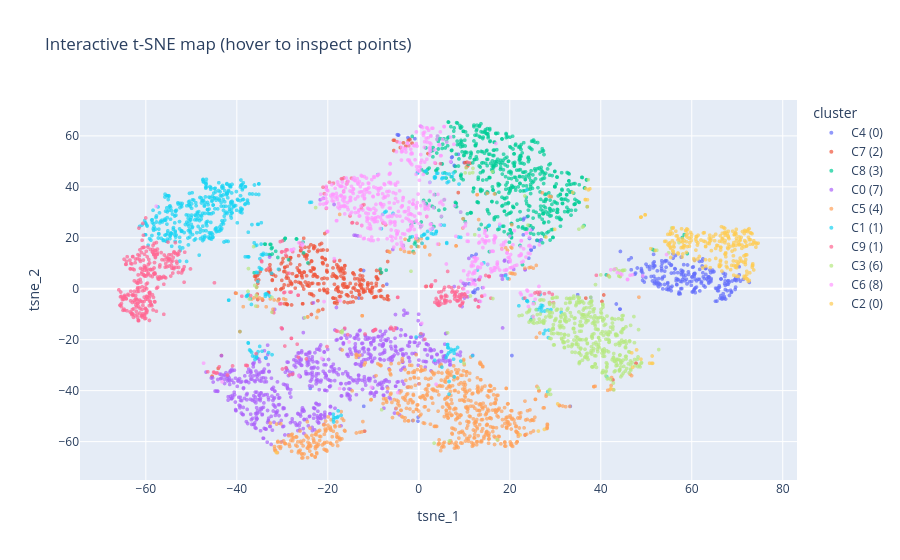

Write notebook code for a chart like this one.
### Code cell
#(Optional): Interactive t-SNE map with Plotly
import plotly.express as px

plot_df_tsne = pd.DataFrame({
    "tsne_1": tsne_2d[:, 0], "tsne_2": tsne_2d[:, 1],
    "cluster": [cluster_names[c] for c in c_viz],
    "true_digit": y_viz.astype(str),
    "margin": viz_pred.margin.values,
})
fig = px.scatter(plot_df_tsne, x="tsne_1", y="tsne_2", color="cluster",
                 hover_data=["true_digit", "margin"], opacity=0.7,
                 title="Interactive t-SNE map (hover to inspect points)")
fig.update_traces(marker=dict(size=4))
fig.show()

### Figure 1 — Plotly figure (JSON) as saved in the notebook; plotly's stock layout.template omitted (floating-point values rounded to 4 significant figures; data arrays with more than 128 entries replaced by an {"elided": "..."} marker saying what was removed)
{"data": [{"customdata": {"elided": "264x2 mixed values"}, "hovertemplate": "cluster=C4 (0)<br>tsne_1=%{x}<br>tsne_2=%{y}<br>true_digit=%{customdata[0]}<br>margin=%{customdata[1]}<extra></extra>", "legendgroup": "C4 (0)", "marker": {"color": "#636efa", "opacity": 0.7, "size": 4, "symbol": "circle"}, "mode": "markers", "name": "C4 (0)", "showlegend": true, "type": "scattergl", "x": {"elided": "264 float values"}, "xaxis": "x", "y": {"elided": "264 float values"}, "yaxis": "y"}, {"customdata": {"elided": "336x2 mixed values"}, "hovertemplate": "cluster=C7 (2)<br>tsne_1=%{x}<br>tsne_2=%{y}<br>true_digit=%{customdata[0]}<br>margin=%{customdata[1]}<extra></extra>", "legendgroup": "C7 (2)", "marker": {"color": "#EF553B", "opacity": 0.7, "size": 4, "symbol": "circle"}, "mode": "markers", "name": "C7 (2)", "showlegend": true, "type": "scattergl", "x": {"elided": "336 float values"}, "xaxis": "x", "y": {"elided": "336 float values"}, "yaxis": "y"}, {"customdata": {"elided": "614x2 mixed values"}, "hovertemplate": "cluster=C8 (3)<br>tsne_1=%{x}<br>tsne_2=%{y}<br>true_digit=%{customdata[0]}<br>margin=%{customdata[1]}<extra></extra>", "legendgroup": "C8 (3)", "marker": {"color": "#00cc96", "opacity": 0.7, "size": 4, "symbol": "circle"}, "mode": "markers", "name": "C8 (3)", "showlegend": true, "type": "scattergl", "x": {"elided": "614 float values"}, "xaxis": "x", "y": {"elided": "614 float values"}, "yaxis": "y"}, {"customdata": {"elided": "765x2 mixed values"}, "hovertemplate": "cluster=C0 (7)<br>tsne_1=%{x}<br>tsne_2=%{y}<br>true_digit=%{customdata[0]}<br>margin=%{customdata[1]}<extra></extra>", "legendgroup": "C0 (7)", "marker": {"color": "#ab63fa", "opacity": 0.7, "size": 4, "symbol": "circle"}, "mode": "markers", "name": "C0 (7)", "showlegend": true, "type": "scattergl", "x": {"elided": "765 float values"}, "xaxis": "x", "y": {"elided": "765 float values"}, "yaxis": "y"}, {"customdata": {"elided": "744x2 mixed values"}, "hovertemplate": "cluster=C5 (4)<br>tsne_1=%{x}<br>tsne_2=%{y}<br>true_digit=%{customdata[0]}<br>margin=%{customdata[1]}<extra></extra>", "legendgroup": "C5 (4)", "marker": {"color": "#FFA15A", "opacity": 0.7, "size": 4, "symbol": "circle"}, "mode": "markers", "name": "C5 (4)", "showlegend": true, "type": "scattergl", "x": {"elided": "744 float values"}, "xaxis": "x", "y": {"elided": "744 float values"}, "yaxis": "y"}, {"customdata": {"elided": "529x2 mixed values"}, "hovertemplate": "cluster=C1 (1)<br>tsne_1=%{x}<br>tsne_2=%{y}<br>true_digit=%{customdata[0]}<br>margin=%{customdata[1]}<extra></extra>", "legendgroup": "C1 (1)", "marker": {"color": "#19d3f3", "opacity": 0.7, "size": 4, "symbol": "circle"}, "mode": "markers", "name": "C1 (1)", "showlegend": true, "type": "scattergl", "x": {"elided": "529 float values"}, "xaxis": "x", "y": {"elided": "529 float values"}, "yaxis": "y"}, {"customdata": {"elided": "462x2 mixed values"}, "hovertemplate": "cluster=C9 (1)<br>tsne_1=%{x}<br>tsne_2=%{y}<br>true_digit=%{customdata[0]}<br>margin=%{customdata[1]}<extra></extra>", "legendgroup": "C9 (1)", "marker": {"color": "#FF6692", "opacity": 0.7, "size": 4, "symbol": "circle"}, "mode": "markers", "name": "C9 (1)", "showlegend": true, "type": "scattergl", "x": {"elided": "462 float values"}, "xaxis": "x", "y": {"elided": "462 float values"}, "yaxis": "y"}, {"customdata": {"elided": "456x2 mixed values"}, "hovertemplate": "cluster=C3 (6)<br>tsne_1=%{x}<br>tsne_2=%{y}<br>true_digit=%{customdata[0]}<br>margin=%{customdata[1]}<extra></extra>", "legendgroup": "C3 (6)", "marker": {"color": "#B6E880", "opacity": 0.7, "size": 4, "symbol": "circle"}, "mode": "markers", "name": "C3 (6)", "showlegend": true, "type": "scattergl", "x": {"elided": "456 float values"}, "xaxis": "x", "y": {"elided": "456 float values"}, "yaxis": "y"}, {"customdata": {"elided": "569x2 mixed values"}, "hovertemplate": "cluster=C6 (8)<br>tsne_1=%{x}<br>tsne_2=%{y}<br>true_digit=%{customdata[0]}<br>margin=%{customdata[1]}<extra></extra>", "legendgroup": "C6 (8)", "marker": {"color": "#FF97FF", "opacity": 0.7, "size": 4, "symbol": "circle"}, "mode": "markers", "name": "C6 (8)", "showlegend": true, "type": "scattergl", "x": {"elided": "569 float values"}, "xaxis": "x", "y": {"elided": "569 float values"}, "yaxis": "y"}, {"customdata": {"elided": "261x2 mixed values"}, "hovertemplate": "cluster=C2 (0)<br>tsne_1=%{x}<br>tsne_2=%{y}<br>true_digit=%{customdata[0]}<br>margin=%{customdata[1]}<extra></extra>", "legendgroup": "C2 (0)", "marker": {"color": "#FECB52", "opacity": 0.7, "size": 4, "symbol": "circle"}, "mode": "markers", "name": "C2 (0)", "showlegend": true, "type": "scattergl", "x": {"elided": "261 float values"}, "xaxis": "x", "y": {"elided": "261 float values"}, "yaxis": "y"}], "layout": {"legend": {"title": {"text": "cluster"}, "tracegroupgap": 0}, "title": {"text": "Interactive t-SNE map (hover to inspect points)"}, "xaxis": {"anchor": "y", "domain": [0, 1], "title": {"text": "tsne_1"}}, "yaxis": {"anchor": "x", "domain": [0, 1], "title": {"text": "tsne_2"}}}}
